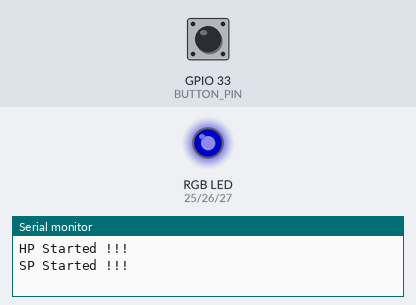
A sketch run on a simulated ESP32. Parts: an RGB LED mixed from three pins (HIGH = lit), the last lines printed to the serial monitor. The inputs (shaded band) are chosen by the test bench; at power-on: GPIO 33 (BUTTON_PIN) HIGH. Dim RGB values are drawn brighter than linear; no radio packets arrive unless stated.

Above: at 1.8 s.
1.9 s: GPIO 33 (BUTTON_PIN) pulled LOW for 0.15 s
At 2.3 s:
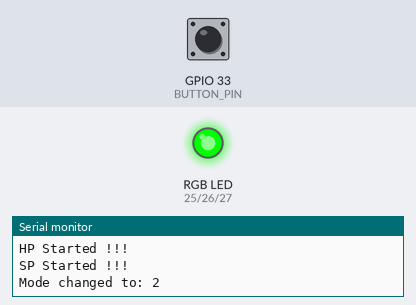
4.9 s: GPIO 33 (BUTTON_PIN) pulled LOW for 0.15 s
At 5.33 s:
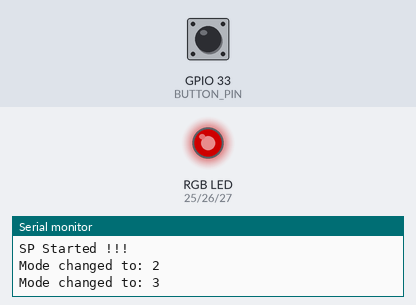
8.0 s: GPIO 33 (BUTTON_PIN) pulled LOW for 0.15 s
At 8.4 s:
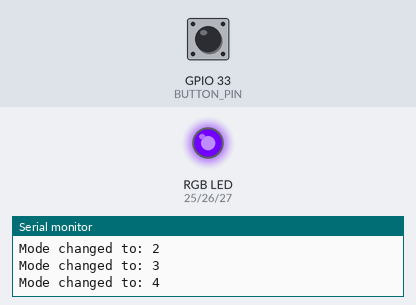
11.0 s: GPIO 33 (BUTTON_PIN) pulled LOW for 0.15 s
At 11.41 s:
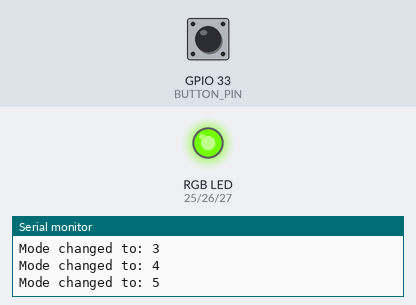
14.0 s: GPIO 33 (BUTTON_PIN) pulled LOW for 0.15 s
17.0 s: GPIO 33 (BUTTON_PIN) driven LOW
Timing chart, 0 to 20.0 s (numbered marks = the images above; inputs shaded):
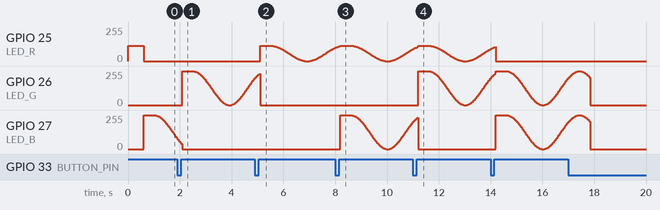

The sketch:

x_bluetooth.ino
```cpp
#include "RF24.h"
#include <SPI.h>
#include <ezButton.h>
#include "esp_bt.h"
#include "esp_wifi.h"

// ================== CẤU HÌNH CHÂN ==================
#define HP_CE      16
#define HP_CSN     15

#define SP_CE      22
#define SP_CSN     21

#define BUTTON_PIN 33            // Nút bấm đổi Mode (Nhấn nhả: Đổi mode | Nhấn giữ: Tắt về Mode 0)

#define LED_R      25            // Chân LED Đỏ
#define LED_G      26            // Chân LED Xanh lá
#define LED_B      27            // Chân LED Xanh dương

constexpr int SPI_SPEED = 16000000;

// ========== BỘ CÂN CHỈNH ĐỘ SÁNG 3 MÀU LED (0.0 -> 1.0) ==========
// Nếu lắp trở xong mà màu Đỏ vẫn hơi lấn át màu Vàng/Hồng, bạn chỉ cần giảm CALIB_R xuống!
constexpr float CALIB_R = 0.45f; // Hãm bớt màu Đỏ xuống 45% để pha màu Vàng & Hồng chuẩn xác
constexpr float CALIB_G = 1.00f; // Giữ 100% công suất cho Xanh lá
constexpr float CALIB_B = 1.00f; // Giữ 100% công suất cho Xanh dương
// =================================================================

SPIClass *sp = nullptr;
SPIClass *hp = nullptr;
RF24 radio(HP_CE, HP_CSN, SPI_SPEED);   // HP module (HSPI)
RF24 radio1(SP_CE, SP_CSN, SPI_SPEED); // SP module (VSPI)

// MẢNG BLUETOOTH 10/10 (40 kênh phủ kín 2402-2480MHz, đan xen 3 phân vùng)
constexpr uint8_t bluetooth_channels[] = {
   2, 28, 54,  4, 30, 56,  6, 32, 58,  8,
  34, 60, 10, 36, 62, 12, 38, 64, 14, 40,
  66, 16, 42, 68, 18, 44, 70, 20, 46, 72,
  22, 48, 74, 24, 50, 76, 26, 52, 78, 80
};

// MẢNG BLE 10/10 (3 kênh quảng cáo cốt lõi)
constexpr uint8_t ble_channels[] = {2, 26, 80};

constexpr size_t NUM_BT_CHANNELS  = sizeof(bluetooth_channels) / sizeof(bluetooth_channels[0]);
constexpr size_t NUM_BLE_CHANNELS = sizeof(ble_channels) / sizeof(ble_channels[0]);

int currentMode = 1;             // Mặc định vào thẳng Mode 1
const int TOTAL_MODES = 8;       // Tổng cộng 8 mode (0 đến 7)
ezButton modeButton(BUTTON_PIN);

// Trạng thái khởi động của từng module
bool hpStarted = false;
bool spStarted = false;

// Biến quản lý thời gian cho LED & Nút bấm
unsigned long lastLedUpdate = 0;
unsigned long lastColorChangeTime = 0;
unsigned long modeChangeTime = 0;
unsigned long buttonPressTime = 0;
bool longPressHandled = false;
int autoColorIndex = 0;

// Biến đếm kênh tuần tự (Split-Band Sequential Sweep)
// Đặt lệch pha 2 ăng-ten ngay từ đầu để không bao giờ phát trùng kênh
size_t btIndexHP  = 0;
size_t btIndexSP  = NUM_BT_CHANNELS / 2; // Lệch đúng nửa mảng (20 kênh)
size_t bleIndexHP = 0;
size_t bleIndexSP = 1;

// ========== CẤU HÌNH PWM CHO ESP32 (API chuẩn v3.x) ==========
const int freq = 5000;
const int resolution = 8;

void setupPWM() {
  ledcAttach(LED_R, freq, resolution);
  ledcAttach(LED_G, freq, resolution);
  ledcAttach(LED_B, freq, resolution);
}

// Hàm xuất màu LED có tích hợp sẵn hệ số cân bằng màu
inline void setRGBColor(int r, int g, int b) {
  ledcWrite(LED_R, (int)(r * CALIB_R));
  ledcWrite(LED_G, (int)(g * CALIB_G));
  ledcWrite(LED_B, (int)(b * CALIB_B));
}

// ========== QUẢN LÝ MÀU SẮC & HIỆU ỨNG THỞ MƯỢT MÀ ==========
void updateLEDStatus() {
  unsigned long currentMillis = millis();

  // 1. CẢ HAI LỖI -> Nhấp nháy Đỏ rực
  if (!hpStarted && !spStarted) {
    if ((currentMillis / 250) % 2 == 0) ledcWrite(LED_R, 255);
    else ledcWrite(LED_R, 0);
    ledcWrite(LED_G, 0);
    ledcWrite(LED_B, 0);
    return;
  }

  // 2. HP LỖI -> Nhấp nháy Xanh dương
  if (!hpStarted) {
    setRGBColor(0, 0, ((currentMillis / 350) % 2 == 0) ? 255 : 0);
    return;
  }

  // 3. SP LỖI -> Nhấp nháy Xanh lá
  if (!spStarted) {
    setRGBColor(0, ((currentMillis / 350) % 2 == 0) ? 255 : 0, 0);
    return;
  }

  // 4. Sáng rõ màu mới trong 400ms đầu ngay khi nhấn nút để nhận biết tức thì
  unsigned long elapsed = currentMillis - modeChangeTime;
  int brightness;
  if (elapsed < 400) {
    brightness = 255;
  } else {
    // Sau 400ms, trượt mượt từ đỉnh 255 vào chu kỳ thở bằng hàm cos()
    float breath = (cos((elapsed - 400) / 450.0) + 1.0) / 2.0;
    brightness = (int)(breath * 255);
  }

  // 5. HIỂN THỊ MÀU CHUẨN XÁC THEO 8 MODE
  switch (currentMode) {
    case 0: // Tắt (Standby)
      setRGBColor(0, 0, 0);
      break;
    case 1: // Jam BLE -> Xanh dương thuần
      setRGBColor(0, 0, brightness);
      break;
    case 2: // Jam Bluetooth -> Xanh lá thuần
      setRGBColor(0, brightness, 0);
      break;
    case 3: // Jam All -> Đỏ thuần
      setRGBColor(brightness, 0, 0);
      break;
    case 4: // Mode Hồng / Tím (Magenta: Đỏ + Xanh dương cân bằng)
      setRGBColor(brightness, 0, brightness);
      break;
    case 5: // Mode Vàng chuẩn (Yellow: Đỏ + Xanh lá cân bằng)
      setRGBColor(brightness, brightness, 0);
      break;
    case 6: // Mode Xanh ngọc (Cyan: Xanh lá + Xanh dương)
      setRGBColor(0, brightness, brightness);
      break;
    case 7: // CHẾ ĐỘ AUTO-CYCLE: Tự động xoay vòng 6 màu mỗi 2 giây
      if (currentMillis - lastColorChangeTime >= 2000) {
        lastColorChangeTime = currentMillis;
        autoColorIndex = (autoColorIndex + 1) % 6;
      }
      switch (autoColorIndex) {
        case 0: setRGBColor(0, 0, brightness); break;              // Xanh dương
        case 1: setRGBColor(0, brightness, 0); break;              // Xanh lá
        case 2: setRGBColor(brightness, 0, 0); break;              // Đỏ
        case 3: setRGBColor(brightness, 0, brightness); break;     // Hồng
        case 4: setRGBColor(brightness, brightness, 0); break;     // Vàng
        case 5: setRGBColor(0, brightness, brightness); break;     // Xanh ngọc
      }
      break;
  }
}

// ========== KHỞI TẠO 2 ANTENNA ==========
void configureRadio() {
  hp = new SPIClass(HSPI);
  hp->begin();
  if (radio.begin(hp)) {
    Serial.println("HP Started !!!");
    hpStarted = true;
    radio.setAutoAck(false);
    radio.stopListening();
    radio.setRetries(0, 0);
    radio.setPALevel(RF24_PA_MAX, true);
    radio.setDataRate(RF24_2MBPS);
    radio.setCRCLength(RF24_CRC_DISABLED);
    radio.startConstCarrier(RF24_PA_HIGH, bluetooth_channels[0]);
  } else {
    Serial.println("HP couldn't start !!!");
    hpStarted = false;
  }

  sp = new SPIClass(VSPI);
  sp->begin();
  if (radio1.begin(sp)) {
    Serial.println("SP Started !!!");
    spStarted = true;
    radio1.setAutoAck(false);
    radio1.stopListening();
    radio1.setRetries(0, 0);
    radio1.setPALevel(RF24_PA_MAX, true);
    radio1.setDataRate(RF24_2MBPS);
    radio1.setCRCLength(RF24_CRC_DISABLED);
    radio1.startConstCarrier(RF24_PA_HIGH, ble_channels[0]);
  } else {
    Serial.println("SP couldn't start !!!");
    spStarted = false;
  }
}

// ========== CƠ CHẾ QUÉT PHÂN TÁCH DẢI & TUẦN TỰ (KHÔNG TRÙNG KÊNH) ==========
inline void jamBLE_Optimized() {
  // 2 ăng-ten luôn khóa vào 2 kênh quảng cáo BLE khác nhau
  bleIndexHP = (bleIndexHP + 1) % NUM_BLE_CHANNELS;
  bleIndexSP = (bleIndexHP + 1) % NUM_BLE_CHANNELS;
  radio.setChannel(ble_channels[bleIndexHP]);
  radio1.setChannel(ble_channels[bleIndexSP]);
}

inline void jamBluetooth_Optimized() {
  // 2 ăng-ten duyệt tuần tự cách nhau đúng nửa bảng kênh (không bao giờ trùng)
  btIndexHP = (btIndexHP + 1) % NUM_BT_CHANNELS;
  btIndexSP = (btIndexSP + 1) % NUM_BT_CHANNELS;
  radio.setChannel(bluetooth_channels[btIndexHP]);
  radio1.setChannel(bluetooth_channels[btIndexSP]);
}

inline void jamAll_Optimized() {
  // HP càn quét toàn bộ 40 kênh Bluetooth, cùng lúc SP khóa chặt 3 kênh BLE
  btIndexHP  = (btIndexHP + 1) % NUM_BT_CHANNELS;
  bleIndexSP = (bleIndexSP + 1) % NUM_BLE_CHANNELS;
  radio.setChannel(bluetooth_channels[btIndexHP]);
  radio1.setChannel(ble_channels[bleIndexSP]);
}

void executeMode() {
  if (!hpStarted || !spStarted) return;

  switch (currentMode) {
    case 0: break; // Standby
    case 1: jamBLE_Optimized(); break;
    case 2: jamBluetooth_Optimized(); break;
    case 3: jamAll_Optimized(); break;
    case 4: jamAll_Optimized(); break;       // Mode Hồng: Đa nhiệm BT + BLE
    case 5: jamBluetooth_Optimized(); break; // Mode Vàng: Chuyên sâu Bluetooth 2 ăng-ten lệch pha
    case 6: jamBLE_Optimized(); break;       // Mode Xanh ngọc: Khóa kép BLE
    case 7: jamAll_Optimized(); break;       // Mode Auto-Cycle: Toàn diện
  }
}

// ========== XỬ LÝ NÚT BẤM (NHẤN NHẢ ĐỔI MODE / NHẤN GIỮ TẮT VỀ 0) ==========
void handleButton() {
  modeButton.loop();

  if (modeButton.isPressed()) {
    buttonPressTime = millis();
    longPressHandled = false;
  }

  // Nếu đang giữ nút quá 800ms -> Đưa thẳng về Mode 0 (Tắt đèn & tạm dừng)
  if (modeButton.getState() == LOW && !longPressHandled) {
    if (millis() - buttonPressTime >= 800) {
      longPressHandled = true;
      currentMode = 0;
      modeChangeTime = millis();
      updateLEDStatus();
      Serial.println("Long Press -> Mode 0 (Standby)");
    }
  }

  // Nếu nhấn nhả nhanh -> Chuyển tuần tự qua các Mode
  if (modeButton.isReleased() && !longPressHandled) {
    currentMode = (currentMode + 1) % TOTAL_MODES;
    modeChangeTime = millis();
    updateLEDStatus();
    Serial.print("Mode changed to: ");
    Serial.println(currentMode);
  }
}

void setup() {
  Serial.begin(115200);

  esp_bt_controller_deinit();
  esp_wifi_stop();
  esp_wifi_deinit();

  setupPWM();
  setRGBColor(255, 0, 0); // Sáng đỏ lúc khởi động

  modeButton.setDebounceTime(50);
  configureRadio();

  delay(600);
  modeChangeTime = millis();
}

void loop() {
  handleButton();

  // Quét tần số liên tục kèm nhịp nghỉ vi mô 35us để giữ mát module PA/LNA
  executeMode();
  delayMicroseconds(35);

  // Cập nhật hiệu ứng đèn cố định mỗi 15ms (~66 FPS) để đèn thở cực mượt
  if (millis() - lastLedUpdate >= 15) {
    updateLEDStatus();
    lastLedUpdate = millis();
  }
}
```

Measured:
- by itself, GPIO 26 (LED_G), GPIO 27 (LED_B): rises from 200/255 to 253/255 in 0.37 s, then falls to 0/255 in 0.47 s
